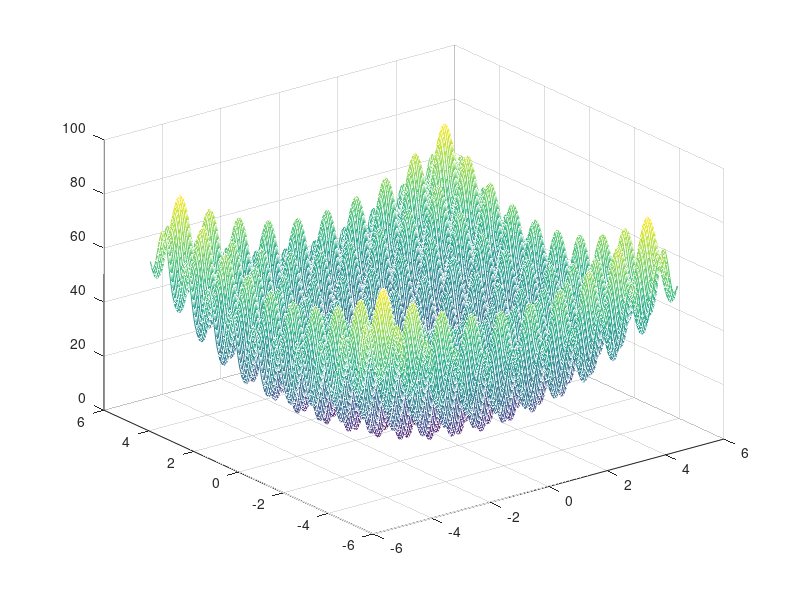

Reproduce this figure in MATLAB. (Note: this script raises an error after producing the figure.)
%% 初始化种群  
clear
clc
f = @(x,y)   20 +  x.^2 + y.^2 - 10*cos(2*pi.*x)  - 10*cos(2*pi.*y) ;%[-5.12 ,5.12 ]
 

x0 = [-5.12:0.05:5.12];
y0 = x0 ;
[X,Y] = meshgrid(x0,y0);
Z =f(X,Y)  ;
figure(1); mesh(X,Y,Z);  
colormap(parula(5));

N = 50;                         % 初始种群个数  
d = 2;                          % 可行解维数  
ger = 100;                      % 最大迭代次数       
limit = [-5.12,5.12];               % 设置位置参数限制  
vlimit = [-.5, .5];               % 设置速度限制  
w = 0.8;                        % 惯性权重  
c1 = 0.5;                       % 自我学习因子  
c2 = 0.5;                       % 群体学习因子   


x = limit(1) + (  limit( 2 ) -  limit( 1)  ) .* rand(N, d);%初始种群的位置  

v = rand(N, d);                  % 初始种群的速度  
xm = x;                          % 每个个体的历史最佳位置  
ym = zeros(1, d);                % 种群的历史最佳位置  
fxm = ones(N, 1)*inf;               % 每个个体的历史最佳适应度   
fym = inf;                       % 种群历史最佳适应度  
% record = zeros(ger,1);
hold on 
% [X,Y] = meshgrid(x(:,1),x(:,2));
% Z = f( X,Y ) ;
scatter3( x(:,1),x(:,2) ,f( x(:,1),x(:,2) ),'r*' );
pause(2);
figure(2)  
record=[];
 
%% 群体更新  
iter = 1;  
% record = zeros(ger, 1);          % 记录器  
while iter <= ger  
     fx = f( x(:,1),x(:,2) ) ;% 个体当前适应度     
     for i = 1:N        
        if  fx(i)  <fxm(i) 
            fxm(i) = fx(i);     % 更新个体历史最佳适应度  
            xm(i,:) = x(i,:);   % 更新个体历史最佳位置(取值)  
        end   
     end  
    if   min(fxm)<  fym
        [fym, nmin] = min(fxm);   % 更新群体历史最佳适应度  
        ym = xm(nmin, :);      % 更新群体历史最佳位置  
    end  
    v = v * w + c1 * rand * (xm - x) + c2 * rand * (repmat(ym, N, 1) - x);% 速度更新  
    % 边界速度处理  
    v(v > vlimit(2)) = vlimit(2);  
    v(v < vlimit(1)) = vlimit(1);  
    x = x + v;% 位置更新  
    % 边界位置处理  
    x(x > limit(2)) = limit(2);  
    x(x < limit(1)) = limit(1);  
    record(iter) = fym;%最大值记录  
    subplot(1,2,1)
    mesh(X,Y,Z)
    hold on 
    scatter3( x(:,1),x(:,2) ,f( x(:,1),x(:,2) ) ,'r*');title(['状态位置变化','-迭代次数：',num2str(iter)])
    subplot(1,2,2);plot(record);title('最优适应度进化过程')  
    pause(0.01)  
    iter = iter+1; 

end  
pause(2);
figure(3);mesh(X,Y,Z); hold on 
scatter3( x(:,1),x(:,2) ,f( x(:,1),x(:,2) ) ,'r*');title('最终状态位置')  
disp(['最优值：',num2str(fym)]);  
disp(['变量取值：',num2str(ym)]);  